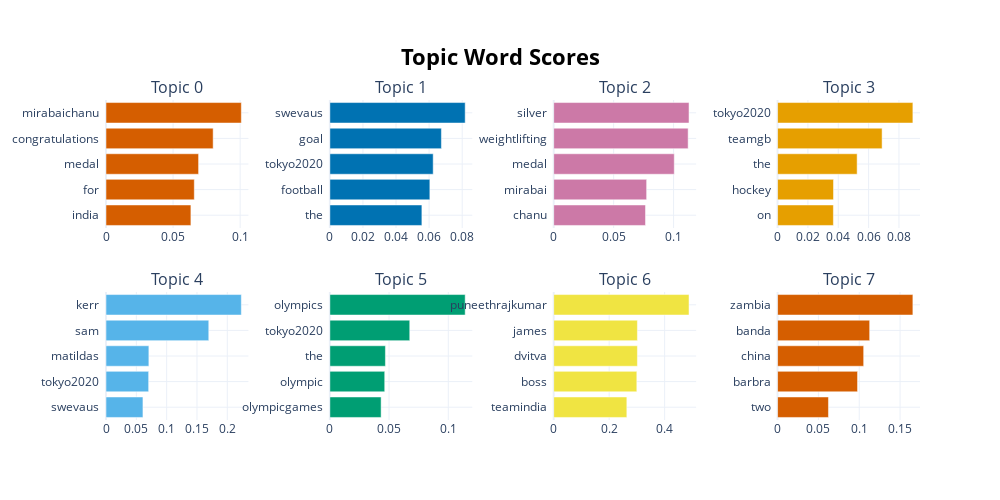

Notebook code cell kept with this figure:
### Code cell
new_model.visualize_barchart()

### Figure 1 — Plotly figure (JSON) as saved in the notebook; plotly's stock layout.template omitted (floating-point values rounded to 4 significant figures)
{"data": [{"marker": {"color": "#D55E00"}, "orientation": "h", "type": "bar", "x": [0.06329, 0.06582, 0.06901, 0.07988, 0.1009], "xaxis": "x", "y": ["india  ", "for  ", "medal  ", "congratulations  ", "mirabaichanu  "], "yaxis": "y"}, {"marker": {"color": "#0072B2"}, "orientation": "h", "type": "bar", "x": [0.05563, 0.06044, 0.06245, 0.06742, 0.08179], "xaxis": "x2", "y": ["the  ", "football  ", "tokyo2020  ", "goal  ", "swevaus  "], "yaxis": "y2"}, {"marker": {"color": "#CC79A7"}, "orientation": "h", "type": "bar", "x": [0.07656, 0.07753, 0.1006, 0.1121, 0.1129], "xaxis": "x3", "y": ["chanu  ", "mirabai  ", "medal  ", "weightlifting  ", "silver  "], "yaxis": "y3"}, {"marker": {"color": "#E69F00"}, "orientation": "h", "type": "bar", "x": [0.03679, 0.03687, 0.05244, 0.06889, 0.08917], "xaxis": "x4", "y": ["on  ", "hockey  ", "the  ", "teamgb  ", "tokyo2020  "], "yaxis": "y4"}, {"marker": {"color": "#56B4E9"}, "orientation": "h", "type": "bar", "x": [0.0609, 0.07032, 0.07068, 0.1694, 0.2231], "xaxis": "x5", "y": ["swevaus  ", "tokyo2020  ", "matildas  ", "sam  ", "kerr  "], "yaxis": "y5"}, {"marker": {"color": "#009E73"}, "orientation": "h", "type": "bar", "x": [0.04328, 0.04634, 0.04693, 0.06746, 0.1143], "xaxis": "x6", "y": ["olympicgames  ", "olympic  ", "the  ", "tokyo2020  ", "olympics  "], "yaxis": "y6"}, {"marker": {"color": "#F0E442"}, "orientation": "h", "type": "bar", "x": [0.2637, 0.2997, 0.3018, 0.3018, 0.4879], "xaxis": "x7", "y": ["teamindia  ", "boss  ", "dvitva  ", "james  ", "puneethrajkumar  "], "yaxis": "y7"}, {"marker": {"color": "#D55E00"}, "orientation": "h", "type": "bar", "x": [0.06233, 0.09794, 0.1054, 0.1128, 0.1657], "xaxis": "x8", "y": ["two  ", "barbra  ", "china  ", "banda  ", "zambia  "], "yaxis": "y8"}], "layout": {"annotations": [{"font": {"size": 16}, "showarrow": false, "text": "Topic 0", "x": 0.0875, "xanchor": "center", "xref": "paper", "y": 1, "yanchor": "bottom", "yref": "paper"}, {"font": {"size": 16}, "showarrow": false, "text": "Topic 1", "x": 0.3625, "xanchor": "center", "xref": "paper", "y": 1, "yanchor": "bottom", "yref": "paper"}, {"font": {"size": 16}, "showarrow": false, "text": "Topic 2", "x": 0.6375, "xanchor": "center", "xref": "paper", "y": 1, "yanchor": "bottom", "yref": "paper"}, {"font": {"size": 16}, "showarrow": false, "text": "Topic 3", "x": 0.9125, "xanchor": "center", "xref": "paper", "y": 1, "yanchor": "bottom", "yref": "paper"}, {"font": {"size": 16}, "showarrow": false, "text": "Topic 4", "x": 0.0875, "xanchor": "center", "xref": "paper", "y": 0.4, "yanchor": "bottom", "yref": "paper"}, {"font": {"size": 16}, "showarrow": false, "text": "Topic 5", "x": 0.3625, "xanchor": "center", "xref": "paper", "y": 0.4, "yanchor": "bottom", "yref": "paper"}, {"font": {"size": 16}, "showarrow": false, "text": "Topic 6", "x": 0.6375, "xanchor": "center", "xref": "paper", "y": 0.4, "yanchor": "bottom", "yref": "paper"}, {"font": {"size": 16}, "showarrow": false, "text": "Topic 7", "x": 0.9125, "xanchor": "center", "xref": "paper", "y": 0.4, "yanchor": "bottom", "yref": "paper"}], "height": 500, "hoverlabel": {"bgcolor": "white", "font": {"family": "Rockwell", "size": 16}}, "showlegend": false, "title": {"font": {"color": "Black", "size": 22}, "text": "<b>Topic Word Scores", "x": 0.5, "xanchor": "center", "yanchor": "top"}, "width": 1000, "xaxis": {"anchor": "y", "domain": [0, 0.175], "showgrid": true}, "xaxis2": {"anchor": "y2", "domain": [0.275, 0.45], "showgrid": true}, "xaxis3": {"anchor": "y3", "domain": [0.55, 0.725], "showgrid": true}, "xaxis4": {"anchor": "y4", "domain": [0.825, 1], "showgrid": true}, "xaxis5": {"anchor": "y5", "domain": [0, 0.175], "showgrid": true}, "xaxis6": {"anchor": "y6", "domain": [0.275, 0.45], "showgrid": true}, "xaxis7": {"anchor": "y7", "domain": [0.55, 0.725], "showgrid": true}, "xaxis8": {"anchor": "y8", "domain": [0.825, 1], "showgrid": true}, "yaxis": {"anchor": "x", "domain": [0.6, 1], "showgrid": true}, "yaxis2": {"anchor": "x2", "domain": [0.6, 1], "showgrid": true}, "yaxis3": {"anchor": "x3", "domain": [0.6, 1], "showgrid": true}, "yaxis4": {"anchor": "x4", "domain": [0.6, 1], "showgrid": true}, "yaxis5": {"anchor": "x5", "domain": [0, 0.4], "showgrid": true}, "yaxis6": {"anchor": "x6", "domain": [0, 0.4], "showgrid": true}, "yaxis7": {"anchor": "x7", "domain": [0, 0.4], "showgrid": true}, "yaxis8": {"anchor": "x8", "domain": [0, 0.4], "showgrid": true}}}
